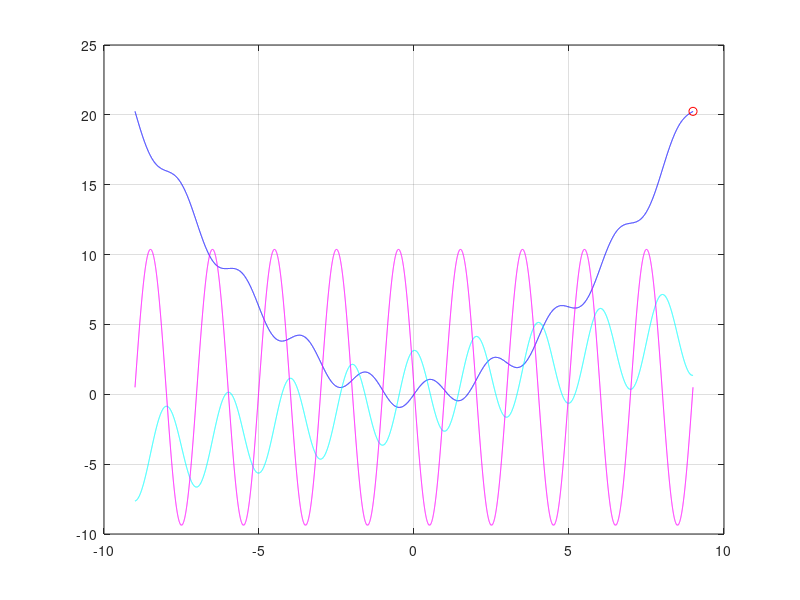

MATLAB code for this plot: (Note: this script raises an error after producing the figure.)
% close all
clf('reset');

clear;

% define function
% f   = @(x) x.^2 + sin(pi*x);
% df  = @(x) 2*x + pi*cos(pi*x);
% ddf = @(x) 2 - pi*pi*sin(pi*x);
f   = @(x) 1/4 * x.^2 + sin(pi*x);
df  = @(x) 1/2 * x + pi*cos(pi*x);
ddf = @(x) 1/2 - pi*pi*sin(pi*x);

% define plot domain/space
X   = -9:0.001:9;
Y   = f(X);
dX  = df(X);
ddX = ddf(X);

% define problem hyperparams
tc = 0.0001;
lri = 1;
momentum = 0.9;
x0 = 9;

% figure('Position', [0 0 512 384]);
file = 'anim.gif';
s = 2;

x = x0;
y = f(x);
dx = df(x);
ddx = ddf(x);
Xs = repmat(x, 1, s);
Ys = repmat(y, 1, s);
dXs = repmat(dx, 1, s);
ddXs = repmat(ddx, 1, s);
dxu = 0;

stop = 0;
i = 0;
while (~stop)
    % solve the problem
    i = i + 1;
    lr = lri / sqrt(i);
    dxu  = dxu * momentum + dx * (1 - momentum);
    x = x - lr * (dx);
    y = f(x);
    dx = df(x);
    ddx = ddf(x);
    
    % show up
    Xs = [Xs(2:s) x];
    Ys = [Ys(2:s) y];
    dXs = [dXs(2:s) dx];
    ddXs = [ddXs(2:s) ddx];
    
    clf('reset');
    plot(X, Y, 'Color', 'b');
    hold on;
    grid on;
    plot(X, dX, 'Color', 'c');
    plot(X, ddX, 'Color', 'm');
    for j = 1:s
        pl = scatter(Xs(j), Ys(j), 'o', 'MarkerEdgeColor', 'r');
        pl.MarkerEdgeAlpha = j^2/s^2;
        
        pld = scatter(Xs(j), dXs(j), 'x', 'MarkerEdgeColor', 'r');
        pld.MarkerEdgeAlpha = j^2/s^2;
        
        pldd = scatter(Xs(j), ddXs(j), 'x', 'MarkerEdgeColor', 'r');
        pldd.MarkerEdgeAlpha = j^2/s^2;
        
        pll = plot([Xs(j), Xs(j)], [dXs(j), ddXs(j)], '-', 'Color', 'r');
    end
    set(gcf,'color','w');
    xlabel(['lr = ' num2str(lr) '; momentum = ' num2str(momentum) '; x_0 = ' num2str(x0) '; dd = ' num2str(ddx)]);
%     frame(i) = getframe(gcf);
    pause(0.1);
    
    % stopping condition
    stop = (sum(abs(Xs(s) - Xs)) < s * tc);
end
hold off;

% save animation to file
% for i = 1:length(frame)
%     [imind,cm] = rgb2ind(frame(i).cdata,256);
%     if i == 1 
%         imwrite(imind,cm,file,'gif', 'Loopcount',inf,'DelayTime',0.0333); 
%     else 
%         imwrite(imind,cm,file,'gif','WriteMode','append','DelayTime',0.0333); 
%     end 
% end